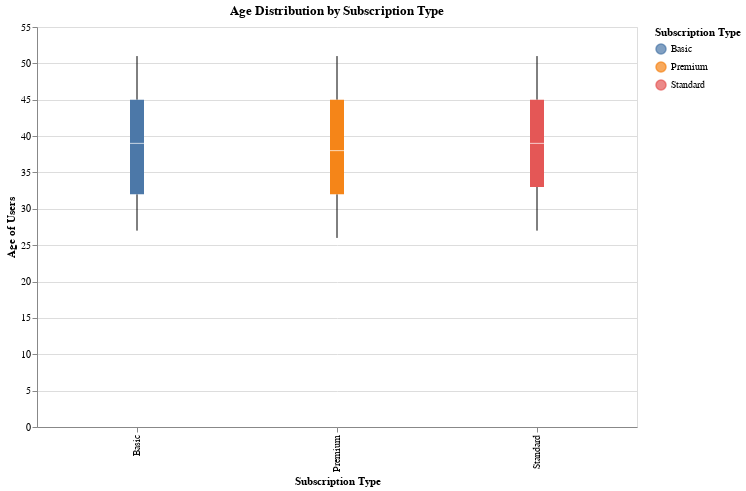

Notebook code for this chart:
### Code cell
# Create a box plot for age distribution by subscription type
age_box_plot = alt.Chart(userbase_df).mark_boxplot().encode(
    x=alt.X('Subscription Type:N', title='Subscription Type'),
    y=alt.Y('Age:Q', title='Age of Users'),
    color='Subscription Type:N',
    tooltip=['Subscription Type', 'Age']
).properties(
    title='Age Distribution by Subscription Type',
    width=600,
    height=400
)

age_box_plot

### Figure 1 — Vega-Lite specification as saved in the notebook (floating-point values rounded to 4 significant figures; data arrays with more than 128 entries replaced by an {"elided": "..."} marker saying what was removed)
{"config": {"view": {"continuousWidth": 300, "continuousHeight": 300}}, "data": {"name": "data-8c5541aecc3689d2527f687daa09f7c3"}, "mark": {"type": "boxplot"}, "encoding": {"color": {"field": "Subscription Type", "type": "nominal"}, "tooltip": [{"field": "Subscription Type", "type": "nominal"}, {"field": "Age", "type": "quantitative"}], "x": {"field": "Subscription Type", "title": "Subscription Type", "type": "nominal"}, "y": {"field": "Age", "title": "Age of Users", "type": "quantitative"}}, "height": 400, "title": "Age Distribution by Subscription Type", "width": 600, "$schema": "https://vega.github.io/schema/vega-lite/v5.8.0.json", "datasets": {"data-8c5541aecc3689d2527f687daa09f7c3": {"elided": "2500 records"}}}
